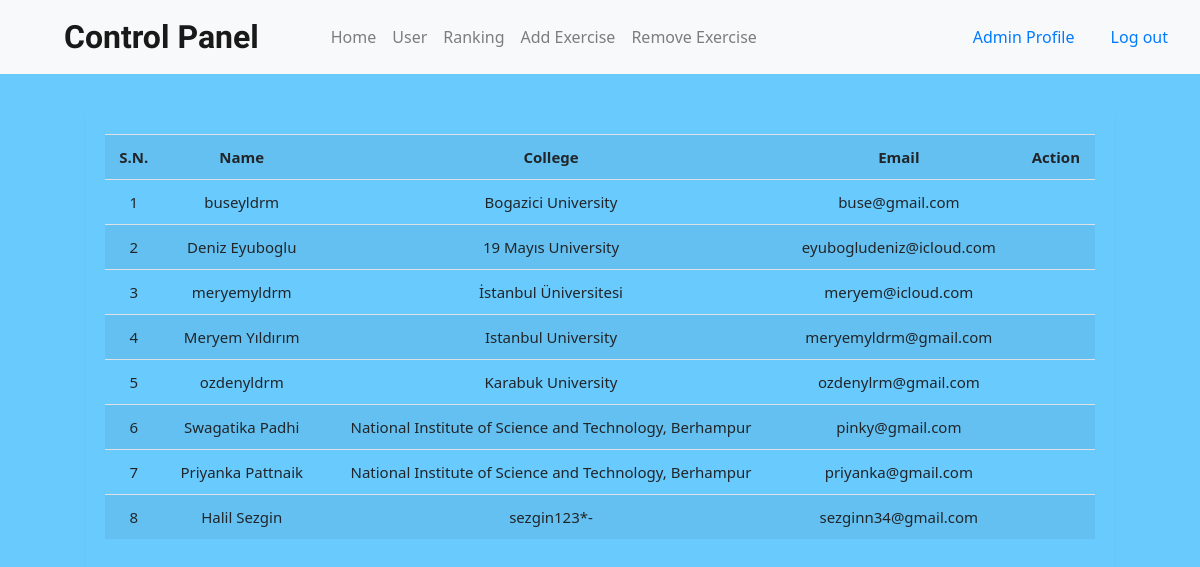
The page /dashboard.php?q=1 (signed in) on the database its author committed.
### tables this page shows
CREATE TABLE `user` (
  `name` varchar(50) NOT NULL,
  `college` varchar(100) NOT NULL,
  `email` varchar(50) NOT NULL,
  `password` varchar(50) NOT NULL,
  `gender` text NOT NULL,
  `images` text NOT NULL,
  `department` text NOT NULL
);

### dashboard.php (the view, shortened to what this page needs)
<?php
    include_once 'database.php';
?>
<!DOCTYPE html>
<html>
<head>
    <link  rel="stylesheet" href="css/bootstrap.min.css"/>
    <link  rel="stylesheet" href="css/bootstrap-theme.min.css"/>
    <link rel="stylesheet" href="css/dashboard.css">
    <link  rel="stylesheet" href="css/font.css">
	<link rel="stylesheet" href="css/all.min.css">
</head>
<body>
  <nav class="navbar navbar-expand-lg navbar-light bg-light pl-5" >
   <a class="navbar-brand" href="Javascript:void(0)"> &nbsp; Control Panel</a>
    <div class="collapse navbar-collapse" id="navbarNavAltMarkup">
     <ul class="navbar-nav custom-nav pl-5 ">
       <li class="nav-item custom-nav-item" <?php if(@$_GET['q']==0) echo'class="active"'; ?>><a href="dashboard.php?q=0" class="nav-link">Home<span class="sr-only">(current)</span></a></li>
       <li class="nav-item custom-nav-item" <?php if(@$_GET['q']==1) echo'class="active"'; ?>><a href="dashboard.php?q=1" class="nav-link">User</a></li>
       <li class="nav-item custom-nav-item" <?php if(@$_GET['q']==2) echo'class="active"'; ?>><a href="dashboard.php?q=2" class="nav-link">Ranking</a></li>
       <li class="dropdown <?php if(@$_GET['q']==4 || @$_GET['q']==5) echo'active"'; ?>">
       <li class="nav-item custom-nav-item"><a href="dashboard.php?q=4" class="nav-link">Add Exercise</a></li>
       <li class="nav-item custom-nav-item"><a href="dashboard.php?q=5" class="nav-link">Remove Exercise</a></li>
      </ul>
    </div>
	<ul class="nav justify-content-end">
	 <a class="nav-link" href="#" data-toggle="modal" data-target="#exampleModal">Admin Profile</a>
     <li class="nav-item" <?php echo''; ?> > <a href="logout1.php?q=dashboard.php" class="nav-link"><span class="glyphicon glyphicon-log-out" aria-hidden="true"></span>&nbsp;Log out</a></li>
    </ul>
  </nav>
    <div class="container">
        <div class="row">
            <div class="col-md-12">
                <?php
                    if(@$_GET['q']==1)
                    {
                        $result = mysqli_query($con,"SELECT * FROM user") or die('Error');
                        echo  '<div class="panel"><div class="table-responsive"><table class="table table-striped title1">
                        <tr><td><center><b>S.N.</b></center></td><td><center><b>Name</b></center></td><td><center><b>College</b></center></td><td><center><b>Email</b></center></td><td><center><b>Action</b></center></td></tr>';
                        $c=1;
                        while($row = mysqli_fetch_array($result))
                        {
                            $name = $row['name'];
                            $email = $row['email'];
                            $college = $row['college'];
                            echo '<tr><td><center>'.$c++.'</center></td><td><center>'.$name.'</center></td><td><center>'.$college.'</center></td><td><center>'.$email.'</center></td><td><center><a title="Delete User" href="update.php?demail='.$email.'"><b><span class="glyphicon glyphicon-trash" aria-hidden="true"></span></b></a></center></td></tr>';
                        }
                        echo '</table></div></div>';
                    }
                ?>
            </div>
        </div>
    </div>
</body>
</html>

### css/dashboard.css (style rules this page uses)
* { box-sizing: border-box; }
body { background-color: #68cafd; margin: 0; font-family: Noto Sans; }
.panel { border-color:rgb(0, 0, 0); margin:40px; padding:20px; font: 15px "Noto Sans"; }

### dashboard.php (style rules this page uses)
.navbar-brand { font-family: 'Ubuntu Condensed', sans-serif; font-size: 2em; font-weight: bold; color: #000000 }
.custom-nav .custom-nav-item a { color: #000000 important; }

### rows shown on the page
user: name "buseyldrm", college "Bogazici University", email "buse@gmail.com"
user: name "Deniz Eyuboglu", college "19 Mayıs University", email "eyubogludeniz@icloud.com"
user: name "meryemyldrm", college "İstanbul Üniversitesi", email "meryem@icloud.com"
user: name "Meryem Yıldırım", college "Istanbul University", email "meryemyldrm@gmail.com"
user: name "ozdenyldrm", college "Karabuk University", email "ozdenylrm@gmail.com"
user: name "Swagatika Padhi", college "National Institute of Science and Technology, Berhampur", email "pinky@gmail.com"
user: name "Priyanka Pattnaik", college "National Institute of Science and Technology, Berhampur", email "priyanka@gmail.com"
user: name "Halil Sezgin", college "sezgin123*-", email "sezginn34@gmail.com"
